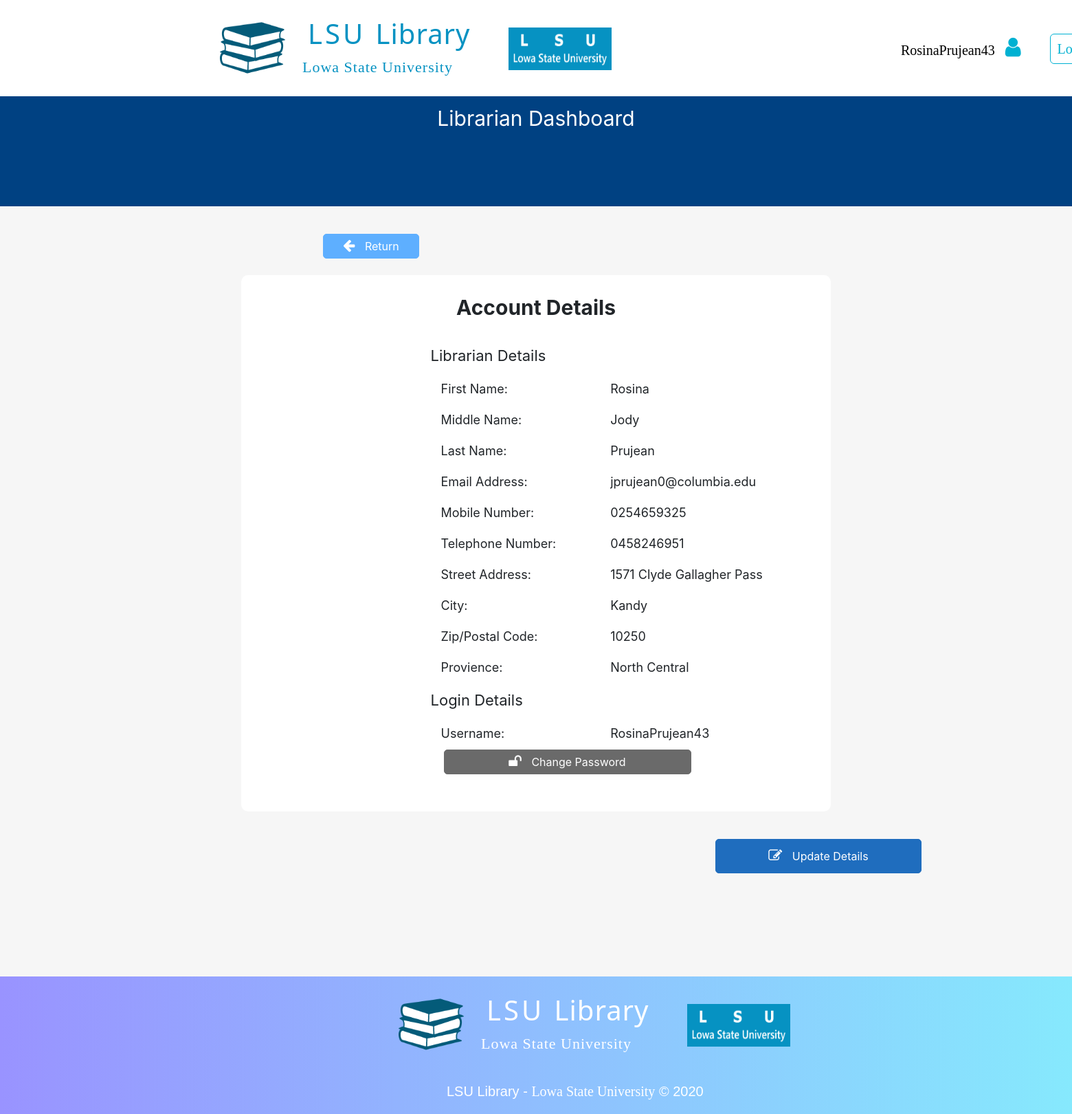
The app's page /librarianDashboard/5.accountDetails/librarianAccountDetails.php (signed in) with its own data.
### tables this page shows
CREATE TABLE User(
  UserID INT(8) AUTO_INCREMENT,
  FirstName VARCHAR(30) NOT NULL,
  MiddleName VARCHAR(30),
  LastName VARCHAR(50) NOT NULL,
  EmailAddress VARCHAR(50) NOT NULL,
  StreetAddress VARCHAR(40) NOT NULL,
  ucCityID INT(8),
  uzpcZPCID INT(8),
  upProvienceID INT(8) NOT NULL,
  MobileNumber CHAR(10) NOT NULL,
  TelephoneNumber CHAR(10),
  RegistrationDateTime DATETIME DEFAULT CURRENT_TIMESTAMP,
  lLoginID INT NOT NULL,  
  PRIMARY KEY (UserID),
  FOREIGN KEY (ucCityID) REFERENCES UserCity(CityID),
  FOREIGN KEY (uzpcZPCID) REFERENCES UserZipPostalCode(ZPCID),
  FOREIGN KEY (upProvienceID) REFERENCES UserProvience(ProvienceID)
);

CREATE TABLE UserCity(
  CityID INT(8) AUTO_INCREMENT,
  City VARCHAR(50),
  PRIMARY KEY (CityID)
);

CREATE TABLE UserZipPostalCode(
  ZPCID INT(8) AUTO_INCREMENT,
  ZipPostalCode VARCHAR(5),
  PRIMARY KEY (ZPCID)
);

CREATE TABLE UserProvience(
  ProvienceID INT(8) AUTO_INCREMENT,
  Provience VARCHAR(15),
  PRIMARY KEY (ProvienceID)
);

### librarianDashboard/5.accountDetails/librarianAccountDetails.php (the view, shortened to what this page needs)
<?php
  include_once("../../LSULibraryDBConnection.php");
  $userUsername = $_SESSION['username'];
?>
<!DOCTYPE html>
<html>
  <head>
    <link rel="stylesheet" href="../../assets/css/defaultLayout.css">
    <link rel="stylesheet" href="https://cdnjs.cloudflare.com/ajax/libs/font-awesome/4.7.0/css/font-awesome.min.css">
    <link rel="stylesheet" href="../../assets/bootstrap/css/bootstrap.min.css">
  </head>
  <body>
        <div style="height: 140px; width: 100%;">
              <div id="logoSection">
                <a href="../librarianDashboard.php">
                  <img src="../../assets/Images/LSULibraryLogo.png" alt="LSU Library Logo" id="lsuLibraryLogoIcon">
                </a>
                <h1 id="mainTitle"> LSU <span id="mainTitleSpan">Library</span> </h1>
                <p id="mainTitleSub">Lowa State University</p>
                <img src="../../assets/Images/LSUUniversityLogo.png" alt="LSU Logo" id="lsuLogoIcon">
              </div>
              <table id="navSection">
                <tr>
                  <td class="navItem" id="navItem1">
                    <a href="librarianAccountDetails.php" data-toggle="popover" data-trigger="hover" data-placement="bottom" title="Options"
                    data-content="View Account Details" style="color: black;">
                      <?php echo $userUsername ?> &nbsp
                      <i class="fa fa-user" style="font-size: 32px;
                                                  color: #00B1D2FF;"></i> &nbsp
                    </a>
                  </td>
                  <td class="navItem" id="navItem2">
                    <a href="../../logout.php">Logout</a>
                  </td>
                </tr>
              </table>
        </div>
            <div style="background-color: #004182;
                        width: 100%;
                        height: 160px;">
              <p style="font-size: 30px;
                        color: white;
                        text-align: center;
                        padding-top: 10px;">Librarian Dashboard</p>
              <div style="position: absolute;
                          left: 50%;
                          transform: translate(-50%,-0%);">
              </div>
            </div>
          <div style="width: 100%;
                      height: 1120px;
                      background-color: #F6F6F6;">
            <button type="button" name="return" style="color: #FFFFFF;
                                                      background-color: #5EAFFF;
                                                      border: 1px solid #5EAFFF;
                                                      padding: 5px;
                                                      border-radius: 5px;
                                                      width: 140px;
                                                      position: absolute;
                                                      top: 340px;
                                                      left: 470px;" onClick="window.location.href = '../librarianDashboard.php';">
              <i class="fa fa-arrow-left" style="font-size: 20px;
                                                margin-right: 10px;"></i>
              Return
            </button>
            <div style="width: 55%;
                        height: 780px;
                        background-color: #FFFFFF;
                        border-radius: 10px;
                        position: relative;
                        left: 50%;
                        transform: translateX(-50%);
                        top: 100px;">
              <p style="font-size: 30px;
                        padding-top: 25px;
                        text-align: center;"><b>Account Details</b></p>
              <div id="container">
                <?php
                  $retrieveUserSQL = "SELECT * FROM User u INNER JOIN Login l ON l.LoginID = u.lLoginID
                                      INNER JOIN UserCity uc ON uc.CityID = u.ucCityID
                                      INNER JOIN UserZipPostalCode uzpc ON uzpc.ZPCID = u.uzpcZPCID
                                      INNER JOIN UserProvience up ON up.ProvienceID = u.upProvienceID
                                      WHERE l.Username = '$userUsername';";
                  $retrieveUserResult = mysqli_query($databaseConn, $retrieveUserSQL);
                  $retrieveUserRow = mysqli_fetch_array($retrieveUserResult);
                ?>
                <table>
                  <tr>
                    <td> <p class="containerMainTextStyle">Librarian Details</p> <td>
                  </tr>
                  <tr>
                    <td> <p class="containerSubTextStyle">First Name: </p> <td>
                    <td> <p class="containerUserDataTextStyle"> <?php echo $retrieveUserRow["FirstName"]; ?> </p> <td>
                  </tr>
                  <tr>
                    <td> <p class="containerSubTextStyle">Middle Name: </p> <td>
                    <td> <p class="containerUserDataTextStyle"> <?php echo $retrieveUserRow["MiddleName"]; ?> </p> <td>
                  </tr>
                  <tr>
                    <td> <p class="containerSubTextStyle">Last Name: </p> <td>
                    <td> <p class="containerUserDataTextStyle"> <?php echo $retrieveUserRow["LastName"]; ?> </p> <td>
                  </tr>
                  <tr>
                    <td> <p class="containerSubTextStyle">Email Address: </p> <td>
                    <td> <p class="containerUserDataTextStyle"> <?php echo $retrieveUserRow["EmailAddress"]; ?> </p> <td>
                  </tr>
                  <tr>
                    <td> <p class="containerSubTextStyle">Mobile Number: </p> <td>
                    <td> <p class="containerUserDataTextStyle"> <?php echo $retrieveUserRow["MobileNumber"]; ?> </p> <td>
                  </tr>
                  <tr>
                    <td> <p class="containerSubTextStyle">Telephone Number: </p> <td>
                    <td> <p class="containerUserDataTextStyle"> <?php echo $retrieveUserRow["TelephoneNumber"]; ?> </p> <td>
                  </tr>
                  <tr>
                    <td> <p class="containerSubTextStyle">Street Address: </p> <td>
                    <td> <p class="containerUserDataTextStyle"> <?php echo $retrieveUserRow["StreetAddress"]; ?> </p> <td>
                  </tr>
                  <tr>
                    <td> <p class="containerSubTextStyle">City: </p> <td>
                    <td> <p class="containerUserDataTextStyle"> <?php echo $retrieveUserRow["City"]; ?> </p> <td>
                  </tr>
                  <tr>
                    <td> <p class="containerSubTextStyle">Zip/Postal Code: </p> <td>
                    <td> <p class="containerUserDataTextStyle"> <?php echo $retrieveUserRow["ZipPostalCode"]; ?> </p> <td>
                  </tr>
                  <tr>
                    <td> <p class="containerSubTextStyle">Provience: </p> <td>
                    <td> <p class="containerUserDataTextStyle"> <?php echo $retrieveUserRow["Provience"]; ?> </p> <td>
                  </tr>
                  <tr>
                    <td> <p class="containerMainTextStyle">Login Details</p> <td>
                  </tr>
                  <tr>
                    <td> <p class="containerSubTextStyle">Username: </p> <td>
                    <td> <p class="containerUserDataTextStyle"> <?php echo $retrieveUserRow["Username"]; ?> </p> <td>
                  </tr>
                </table>
                <button type="button" name="changePassword" style="color: #FFFFFF;
                                                                  background-color: #6A6A6A;
                                                                  border: 1px solid #6A6A6A;
                                                                  padding: 5px;
                                                                  border-radius: 5px;
                                                                  width: 360px;
                                                                  position: absolute;
                                                                  top: 590px;
                                                                  left: 80px;" onClick="window.location.href = 'librarianChangePassword.php';">
                  <i class="fa fa-unlock" style="font-size: 20px;
                                                margin-right: 10px;"></i>
                  Change Password
                </button>
              </div>
              <button type="button" name="updateDetails" style="color: #FFFFFF;
                                                                background-color: #1F6DBE;
                                                                border: 1px solid #1F6DBE;
                                                                padding: 5px;
                                                                border-radius: 5px;
                                                                width: 300px;
                                                                height: 50px;
                                                                position: absolute;
                                                                top: 820px;
                                                                left: 690px;" onClick="window.location.href = 'librarianUpdateDetails.php';">
                <i class="fa fa-edit" style="font-size: 20px;
                                            margin-right: 10px;"></i>
                Update Details
              </button>
          </div>
        </div>
          <div id="footer">
            <div id="footerLogoSection">
              <img src="../../assets/images/LSULibraryLogo.png" alt="LSU Library Logo" id="lsuLibraryLogoIcon">
              <h1 id="mainTitle"> LSU <span id="mainTitleSpan">Library</span> </h1>
              <p id="mainTitleSub">Lowa State University</p>
              <img src="../../assets/images/LSUUniversityLogo.png" alt="LSU Logo" id="lsuLogoIcon">
            </div>
            <p id="footerText1Main">LSU Library - <span id="footerText1Sub">Lowa State University</span> &copy; 2020</p>
          </div>
  </body>
</html>

### assets/css/defaultLayout.css (style rules this page uses)
* { margin: 0; }
#lsuLibraryLogoIcon { height: 95px; width: 95px; position: relative; top: 122px; left: -120px; }
#logoSection { position: relative; top: -100px; left: 440px; }
#mainTitle { color: #0692c2; letter-spacing: 4px; font-family: 'Noto Sans', sans-serif; font-size: 40px; padding-top: 30px; padding-left: 8px; }
#mainTitleSpan { letter-spacing: 1px; }
#mainTitleSub { font-size: 22px; font-family: verdana; color: #0692c2; letter-spacing: 1px; }
#lsuLogoIcon { height: 62px; width: 150px; position: relative; top: -90px; left: 300px; }
#navSection { position: relative; top: -240px; left: 1280px; }
.navItem { padding-left: 20px; }
.navItem a { font-size: 25px; text-decoration: none; color: #00B1D2FF; font-family: verdana; font-size: 20px; border-style: solid; border-width: thin; border-radius: 6px; padding: 10px; }
#navItem1 a { border-color: white; transition-duration: 0.4s; }
#navItem2 a { transition-duration: 0.4s; }
#footer { background-image: linear-gradient(to right, #9993ff, #86e9fd); height: 200px; }
#footerLogoSection { position:relative; top: -100px; left: 700px; }
#footerLogoSection h1 { color: white; }
#footerLogoSection span { color: white; }
#footerLogoSection p { color: white; }
#footerText1Main { position: relative; top: -140px; left: 650px; font-family: sans-serif; font-size: 20px; color: white; }
#footerText1Sub { font-family: serif; font-size: 20px; color: white; }

### librarianDashboard/5.accountDetails/librarianAccountDetails.php (style rules this page uses)
#container { height: 1000px; width: 80%; position: absolute; top: 100px; left: 25%; transition: translateX(-75%); }
.containerMainTextStyle { font-size: 22px; padding-left: 60px; }
.containerSubTextStyle { font-size: 18px; padding-left: 75px; }
.containerUserDataTextStyle { font-size: 18px; padding-left: 75px; }

### records on screen
user: FirstName "Rosina", MiddleName "Jody", LastName "Prujean", EmailAddress "jprujean0@columbia.edu", MobileNumber "0254659325", TelephoneNumber "0458246951", StreetAddress "1571 Clyde Gallagher Pass", ucCityID.City "Kandy", uzpcZPCID.ZipPostalCode "10250", upProvienceID.Provience "North Central", lLoginID.Username "RosinaPrujean43"

### other values on screen
$userUsername "RosinaPrujean43"
